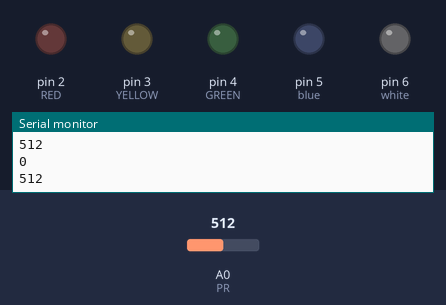
The sketch below on a simulated Arduino Uno, built with avr-gcc and run on an emulated ATmega328P. Parts: output pins drawn as LEDs (lit = HIGH), the last lines printed to the serial monitor. The inputs (shaded band) are chosen by the test bench; at power-on: A0 (PR) = 512.

Above: at 1.2 s.
1.3 s: A0 (PR) set to 11
2.8 s: A0 (PR) set to 8
At 3.7 s:
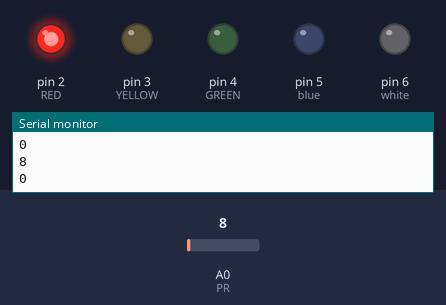
4.3 s: A0 (PR) set to 122
At 5.0 s:
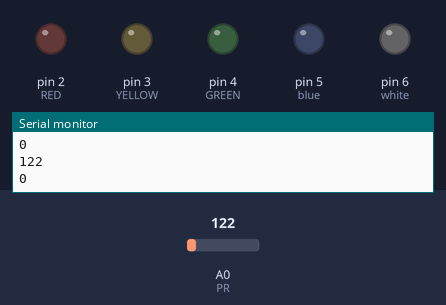
5.8 s: A0 (PR) set to 0
At 7.0 s:
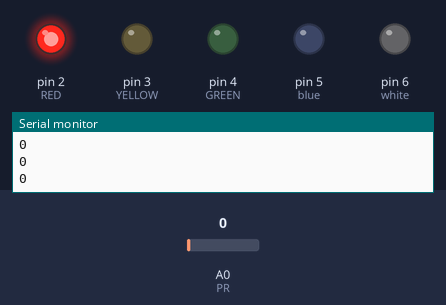
Timing chart, 0 to 8.3 s (numbered marks = the images above; inputs shaded):
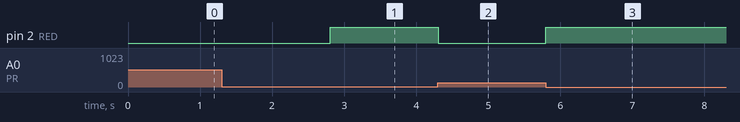

Measured:
- the behaviour switches between 10 and 9 on A0 (PR) (found by bisection; images 0 and 1)
- after the input at 2.8 s, pin 2 (RED): LOW → HIGH at once
- after the input at 4.3 s, pin 2 (RED): HIGH → LOW at once
- after the input at 5.8 s, pin 2 (RED): LOW → HIGH at once

The sketch:

Magic_Lantern.ino
```cpp
#include <IRremote.h>
#include <MsTimer2.h>
#define RED 2
#define YELLOW 3
#define GREEN 4
#define blue 5
#define white 6
#define RECV_PIN 11
#define PR A0
int buttonFlag = 0;
int mode = 0;
int brightness = 10;
IRrecv irrecv(RECV_PIN);
decode_results results;
void setup() {
  Serial.begin(9600);
  pinMode(RED, OUTPUT);
  pinMode(YELLOW, OUTPUT);
  pinMode(GREEN, OUTPUT);
  pinMode(white, OUTPUT);
  pinMode(blue, OUTPUT);
  irrecv.enableIRIn();
  MsTimer2::set(10, interrupt_for_remote_control); //timer interrupt
  MsTimer2::start();
}

void loop() {
  if(analogRead(PR) > brightness){
    digitalWrite(RED, LOW);
    digitalWrite(YELLOW, LOW);
    digitalWrite(GREEN, LOW);
    digitalWrite(white, LOW);
    digitalWrite(blue, LOW);
  }
  Serial.println(analogRead(PR));
  Serial.println(mode);
  if((analogRead(PR) < brightness) && mode == 0) digitalWrite(RED, HIGH);
  if((analogRead(PR) < brightness) && mode == 1){
    digitalWrite(RED, LOW);
    digitalWrite(YELLOW, HIGH);
  }
  if((analogRead(PR) < brightness) && mode == 2){
    digitalWrite(YELLOW, LOW);
    digitalWrite(GREEN, HIGH);
  }
  if((analogRead(PR) < brightness) && mode == 3){
    digitalWrite(GREEN, LOW);
    digitalWrite(white, HIGH);
  }
  if((analogRead(PR) < brightness) && mode == 4){
    digitalWrite(white, LOW);
    digitalWrite(blue, HIGH);
  }
  if((analogRead(PR) < brightness) && mode == 5) {
    digitalWrite(blue, LOW);
    digitalWrite(RED, HIGH);delay(500);digitalWrite(RED, LOW);
    digitalWrite(YELLOW, HIGH);delay(500);digitalWrite(YELLOW, LOW);
    digitalWrite(GREEN, HIGH);delay(500);digitalWrite(GREEN, LOW);
    digitalWrite(white, HIGH);delay(500);digitalWrite(white, LOW);
    digitalWrite(blue, HIGH);delay(500);digitalWrite(blue, LOW);
  }

}

void interrupt_for_remote_control(){
  if (irrecv.decode(&results)) {
    Serial.println("remote controller pressed!");
    if(mode == 5){
      mode = 0;
    }
  else mode++;
  irrecv.resume();
  }
}
```
